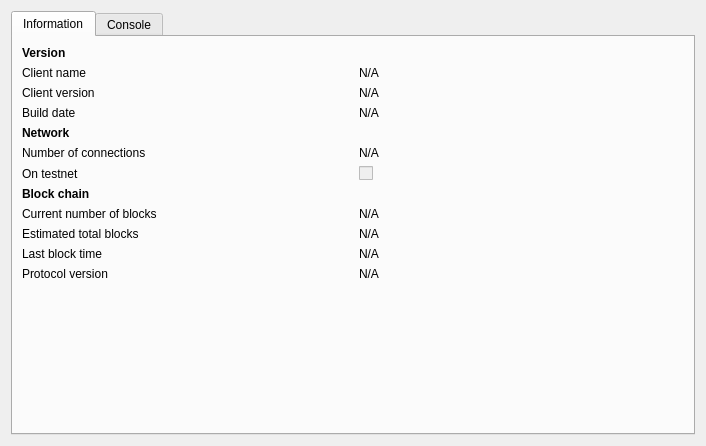
<?xml version="1.0" encoding="UTF-8"?>
<ui version="4.0">
 <class>RPCConsole</class>
 <widget class="QDialog" name="RPCConsole">
  <property name="geometry">
   <rect>
    <x>0</x>
    <y>0</y>
    <width>706</width>
    <height>446</height>
   </rect>
  </property>
  <property name="windowTitle">
   <string>B&amp;C Exchange debug window</string>
  </property>
  <layout class="QVBoxLayout" name="verticalLayout_2">
   <item>
    <widget class="QTabWidget" name="tabWidget">
     <property name="currentIndex">
      <number>0</number>
     </property>
     <widget class="QWidget" name="tab_info">
      <attribute name="title">
       <string>Information</string>
      </attribute>
      <layout class="QGridLayout" name="gridLayout" columnstretch="0,0">
       <property name="horizontalSpacing">
        <number>12</number>
       </property>
       <item row="4" column="0">
        <widget class="QLabel" name="label_11">
         <property name="font">
          <font>
           <weight>75</weight>
           <bold>true</bold>
          </font>
         </property>
         <property name="text">
          <string>Network</string>
         </property>
        </widget>
       </item>
       <item row="5" column="0">
        <widget class="QLabel" name="label_7">
         <property name="text">
          <string>Number of connections</string>
         </property>
        </widget>
       </item>
       <item row="6" column="1">
        <widget class="QCheckBox" name="isTestNet">
         <property name="enabled">
          <bool>false</bool>
         </property>
         <property name="text">
          <string/>
         </property>
        </widget>
       </item>
       <item row="9" column="1">
        <widget class="QLabel" name="totalBlocks">
         <property name="text">
          <string>N/A</string>
         </property>
         <property name="textFormat">
          <enum>Qt::PlainText</enum>
         </property>
         <property name="textInteractionFlags">
          <set>Qt::LinksAccessibleByMouse|Qt::TextSelectableByKeyboard|Qt::TextSelectableByMouse</set>
         </property>
        </widget>
       </item>
       <item row="3" column="0">
        <widget class="QLabel" name="label_12">
         <property name="text">
          <string>Build date</string>
         </property>
        </widget>
       </item>
       <item row="5" column="1">
        <widget class="QLabel" name="numberOfConnections">
         <property name="text">
          <string>N/A</string>
         </property>
         <property name="textFormat">
          <enum>Qt::PlainText</enum>
         </property>
         <property name="textInteractionFlags">
          <set>Qt::LinksAccessibleByMouse|Qt::TextSelectableByKeyboard|Qt::TextSelectableByMouse</set>
         </property>
        </widget>
       </item>
       <item row="6" column="0">
        <widget class="QLabel" name="label_8">
         <property name="text">
          <string>On testnet</string>
         </property>
        </widget>
       </item>
       <item row="8" column="1">
        <widget class="QLabel" name="numberOfBlocks">
         <property name="text">
          <string>N/A</string>
         </property>
         <property name="textFormat">
          <enum>Qt::PlainText</enum>
         </property>
         <property name="textInteractionFlags">
          <set>Qt::LinksAccessibleByMouse|Qt::TextSelectableByKeyboard|Qt::TextSelectableByMouse</set>
         </property>
        </widget>
       </item>
       <item row="10" column="0">
        <widget class="QLabel" name="label_2">
         <property name="text">
          <string>Last block time</string>
         </property>
        </widget>
       </item>
       <item row="1" column="0">
        <widget class="QLabel" name="label_5">
         <property name="text">
          <string>Client name</string>
         </property>
        </widget>
       </item>
       <item row="7" column="0">
        <widget class="QLabel" name="label_10">
         <property name="font">
          <font>
           <weight>75</weight>
           <bold>true</bold>
          </font>
         </property>
         <property name="text">
          <string>Block chain</string>
         </property>
        </widget>
       </item>
       <item row="9" column="0">
        <widget class="QLabel" name="label_4">
         <property name="text">
          <string>Estimated total blocks</string>
         </property>
        </widget>
       </item>
       <item row="8" column="0">
        <widget class="QLabel" name="label_3">
         <property name="text">
          <string>Current number of blocks</string>
         </property>
        </widget>
       </item>
       <item row="3" column="1">
        <widget class="QLabel" name="buildDate">
         <property name="text">
          <string>N/A</string>
         </property>
        </widget>
       </item>
       <item row="10" column="1">
        <widget class="QLabel" name="lastBlockTime">
         <property name="text">
          <string>N/A</string>
         </property>
         <property name="textFormat">
          <enum>Qt::PlainText</enum>
         </property>
         <property name="textInteractionFlags">
          <set>Qt::LinksAccessibleByMouse|Qt::TextSelectableByKeyboard|Qt::TextSelectableByMouse</set>
         </property>
        </widget>
       </item>
       <item row="12" column="0">
        <spacer name="verticalSpacer">
         <property name="orientation">
          <enum>Qt::Vertical</enum>
         </property>
         <property name="sizeHint" stdset="0">
          <size>
           <width>20</width>
           <height>40</height>
          </size>
         </property>
        </spacer>
       </item>
       <item row="1" column="1">
        <widget class="QLabel" name="clientName">
         <property name="text">
          <string>N/A</string>
         </property>
         <property name="textFormat">
          <enum>Qt::PlainText</enum>
         </property>
         <property name="textInteractionFlags">
          <set>Qt::LinksAccessibleByMouse|Qt::TextSelectableByKeyboard|Qt::TextSelectableByMouse</set>
         </property>
        </widget>
       </item>
       <item row="2" column="0">
        <widget class="QLabel" name="label_6">
         <property name="text">
          <string>Client version</string>
         </property>
        </widget>
       </item>
       <item row="2" column="1">
        <widget class="QLabel" name="clientVersion">
         <property name="text">
          <string>N/A</string>
         </property>
         <property name="textFormat">
          <enum>Qt::PlainText</enum>
         </property>
         <property name="textInteractionFlags">
          <set>Qt::LinksAccessibleByMouse|Qt::TextSelectableByKeyboard|Qt::TextSelectableByMouse</set>
         </property>
        </widget>
       </item>
       <item row="0" column="0">
        <widget class="QLabel" name="label_9">
         <property name="font">
          <font>
           <weight>75</weight>
           <bold>true</bold>
          </font>
         </property>
         <property name="text">
          <string>Version</string>
         </property>
        </widget>
       </item>
       <item row="11" column="1">
        <widget class="QLabel" name="protocolVersion">
         <property name="text">
          <string>N/A</string>
         </property>
        </widget>
       </item>
       <item row="11" column="0">
        <widget class="QLabel" name="label_14">
         <property name="text">
          <string>Protocol version</string>
         </property>
        </widget>
       </item>
      </layout>
     </widget>
     <widget class="QWidget" name="tab_console">
      <attribute name="title">
       <string>Console</string>
      </attribute>
      <layout class="QVBoxLayout" name="verticalLayout_3">
       <property name="spacing">
        <number>3</number>
       </property>
       <item>
        <widget class="QTextEdit" name="messagesWidget">
         <property name="minimumSize">
          <size>
           <width>0</width>
           <height>100</height>
          </size>
         </property>
         <property name="readOnly">
          <bool>true</bool>
         </property>
         <property name="tabKeyNavigation" stdset="0">
          <bool>false</bool>
         </property>
         <property name="columnCount" stdset="0">
          <number>2</number>
         </property>
        </widget>
       </item>
       <item>
        <layout class="QHBoxLayout" name="horizontalLayout">
         <property name="spacing">
          <number>3</number>
         </property>
         <item>
          <widget class="QLabel" name="label">
           <property name="text">
            <string>&gt;</string>
           </property>
          </widget>
         </item>
         <item>
          <widget class="QLineEdit" name="lineEdit"/>
         </item>
         <item>
          <widget class="QPushButton" name="clearButton">
           <property name="maximumSize">
            <size>
             <width>24</width>
             <height>24</height>
            </size>
           </property>
           <property name="toolTip">
            <string>Clear console</string>
           </property>
           <property name="text">
            <string/>
           </property>
           <property name="icon">
            <iconset resource="../bitcoin.qrc">
             <normaloff>:/icons/remove</normaloff>:/icons/remove</iconset>
           </property>
           <property name="shortcut">
            <string notr="true">Ctrl+L</string>
           </property>
           <property name="autoDefault">
            <bool>false</bool>
           </property>
          </widget>
         </item>
        </layout>
       </item>
      </layout>
     </widget>
    </widget>
   </item>
  </layout>
 </widget>
 <resources>
  <include location="../bitcoin.qrc"/>
 </resources>
 <connections/>
</ui>
